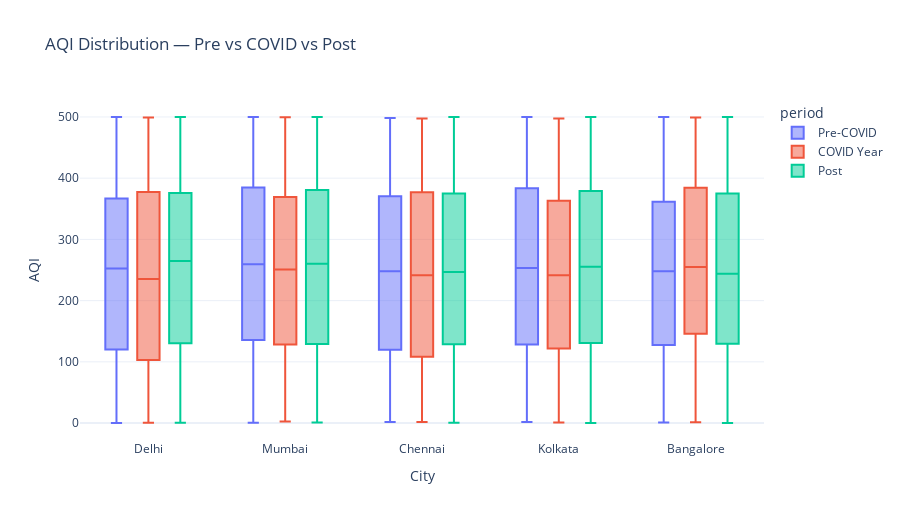

The notebook cell this image was saved under:
### Code cell
fig = px.box(
    df,
    x="City",
    y="AQI",
    color="period",
    title="AQI Distribution — Pre vs COVID vs Post",
)

fig.update_layout(
    template="plotly_white",
    height=520
)

fig.show()

### Figure 1 — Plotly figure (JSON) as saved in the notebook; plotly's stock layout.template omitted (floating-point values rounded to 4 significant figures; data arrays with more than 128 entries replaced by an {"elided": "..."} marker saying what was removed)
{"data": [{"alignmentgroup": "True", "hovertemplate": "period=Pre-COVID<br>City=%{x}<br>AQI=%{y}<extra></extra>", "legendgroup": "Pre-COVID", "marker": {"color": "#636efa"}, "name": "Pre-COVID", "notched": false, "offsetgroup": "Pre-COVID", "orientation": "v", "showlegend": true, "type": "box", "x": {"elided": "3650 str values"}, "x0": " ", "xaxis": "x", "y": {"elided": "3650 float values"}, "y0": " ", "yaxis": "y"}, {"alignmentgroup": "True", "hovertemplate": "period=COVID Year<br>City=%{x}<br>AQI=%{y}<extra></extra>", "legendgroup": "COVID Year", "marker": {"color": "#EF553B"}, "name": "COVID Year", "notched": false, "offsetgroup": "COVID Year", "orientation": "v", "showlegend": true, "type": "box", "x": {"elided": "1830 str values"}, "x0": " ", "xaxis": "x", "y": {"elided": "1830 float values"}, "y0": " ", "yaxis": "y"}, {"alignmentgroup": "True", "hovertemplate": "period=Post<br>City=%{x}<br>AQI=%{y}<extra></extra>", "legendgroup": "Post", "marker": {"color": "#00cc96"}, "name": "Post", "notched": false, "offsetgroup": "Post", "orientation": "v", "showlegend": true, "type": "box", "x": {"elided": "7304 str values"}, "x0": " ", "xaxis": "x", "y": {"elided": "7304 float values"}, "y0": " ", "yaxis": "y"}], "layout": {"boxmode": "group", "height": 520, "legend": {"title": {"text": "period"}, "tracegroupgap": 0}, "title": {"text": "AQI Distribution — Pre vs COVID vs Post"}, "xaxis": {"anchor": "y", "domain": [0, 1], "title": {"text": "City"}}, "yaxis": {"anchor": "x", "domain": [0, 1], "title": {"text": "AQI"}}}}
